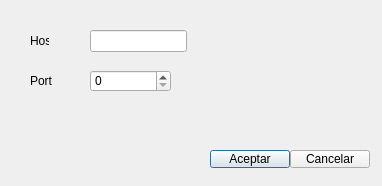
<?xml version="1.0" encoding="UTF-8"?>
<ui version="4.0">
 <class>CardSocketGameDialog</class>
 <widget class="QDialog" name="CardSocketGameDialog">
  <property name="geometry">
   <rect>
    <x>0</x>
    <y>0</y>
    <width>382</width>
    <height>186</height>
   </rect>
  </property>
  <property name="windowTitle">
   <string>Dialog</string>
  </property>
  <widget class="QLineEdit" name="hostname">
   <property name="geometry">
    <rect>
     <x>90</x>
     <y>30</y>
     <width>97</width>
     <height>22</height>
    </rect>
   </property>
  </widget>
  <widget class="QSpinBox" name="port">
   <property name="geometry">
    <rect>
     <x>90</x>
     <y>70</y>
     <width>81</width>
     <height>22</height>
    </rect>
   </property>
   <property name="maximum">
    <number>99999</number>
   </property>
  </widget>
  <widget class="QLabel" name="label">
   <property name="geometry">
    <rect>
     <x>30</x>
     <y>30</y>
     <width>19</width>
     <height>22</height>
    </rect>
   </property>
   <property name="text">
    <string>Host</string>
   </property>
  </widget>
  <widget class="QLabel" name="label_2">
   <property name="geometry">
    <rect>
     <x>30</x>
     <y>70</y>
     <width>41</width>
     <height>21</height>
    </rect>
   </property>
   <property name="text">
    <string>Port</string>
   </property>
  </widget>
  <widget class="QPushButton" name="ok">
   <property name="geometry">
    <rect>
     <x>210</x>
     <y>150</y>
     <width>80</width>
     <height>18</height>
    </rect>
   </property>
   <property name="text">
    <string>Aceptar</string>
   </property>
  </widget>
  <widget class="QPushButton" name="cancel">
   <property name="geometry">
    <rect>
     <x>290</x>
     <y>150</y>
     <width>80</width>
     <height>18</height>
    </rect>
   </property>
   <property name="text">
    <string>Cancelar</string>
   </property>
  </widget>
 </widget>
 <resources/>
 <connections/>
</ui>
